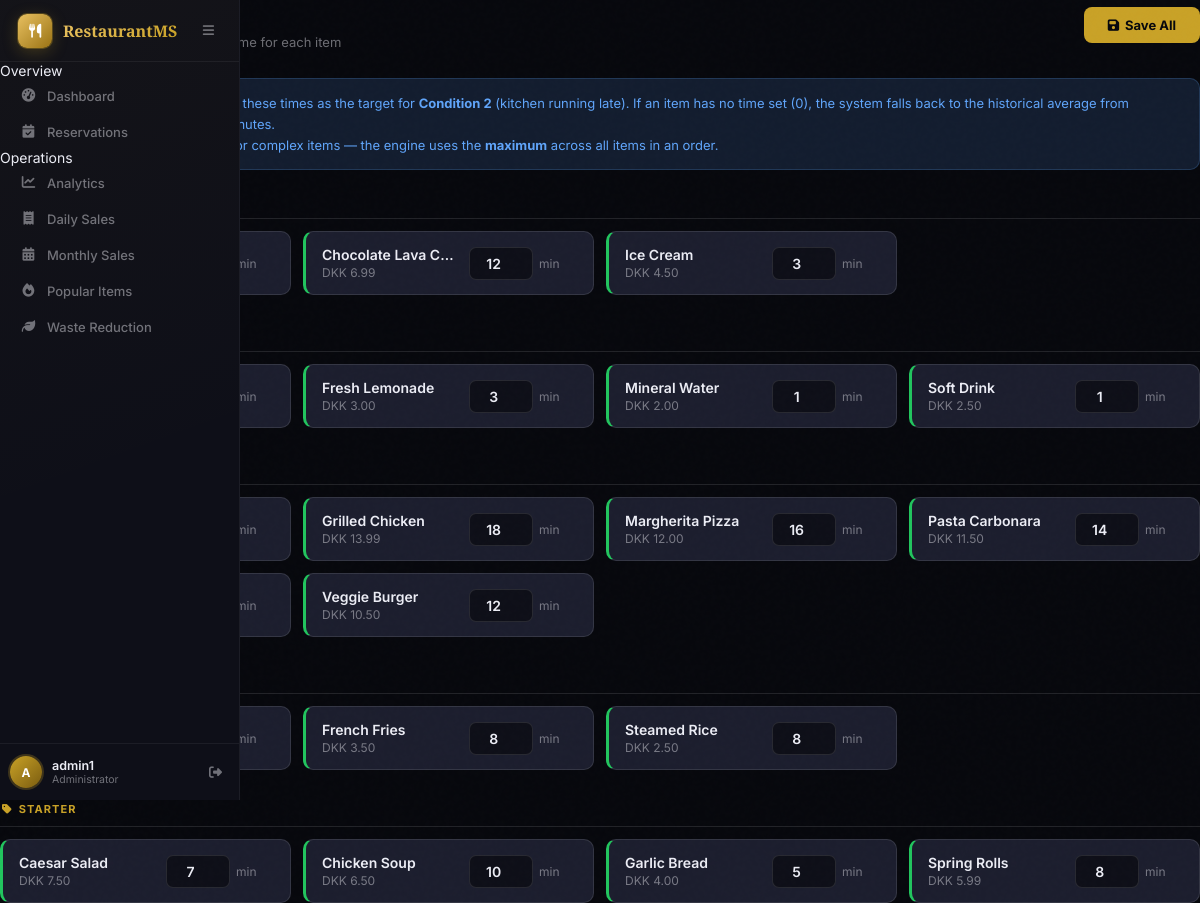
The app's page /admin/menu_prep_times.php (signed in) with its own data.
### tables this page shows
CREATE TABLE IF NOT EXISTS menu_items (
    id                INT            NOT NULL AUTO_INCREMENT PRIMARY KEY,
    name              VARCHAR(150)   NOT NULL,
    category          VARCHAR(100)   NOT NULL DEFAULT '',
    description       TEXT           NULL,
    image             VARCHAR(255)   NULL,
    price             DECIMAL(10,2)  NOT NULL DEFAULT 0.00,
    prep_time_minutes INT            NOT NULL DEFAULT 0,
    created_at        TIMESTAMP      NOT NULL DEFAULT CURRENT_TIMESTAMP
);

### admin/menu_prep_times.php (the view, shortened to what this page needs)
<?php
include("../config/db.php");
$items_q = $conn->query("
    SELECT id, name, category, price, prep_time_minutes
    FROM menu_items
    ORDER BY category ASC, name ASC
");
$categories = [];
while ($r = $items_q->fetch_assoc()) {
    $categories[$r['category']][] = $r;
}
?>
<!DOCTYPE html>
<html lang="en">
<head>
<?php include('includes/admin_styles.php'); ?>
</head>
<body>
<?php include('includes/sidebar.php'); ?>
<main class="main-content">
<div class="pt-header">
  <div>
    <div class="pt-title">Menu Prep Times</div>
    <div class="pt-subtitle">Set the expected kitchen preparation time for each item</div>
  </div>
  <form method="post">
    <button type="submit" class="btn-bulk-save"><i class="fa-solid fa-floppy-disk" style="margin-right:6px"></i>Save All</button>
  </form>
</div>
<div class="pt-info-card">
  <span>
    The service quality engine uses these times as the target for <strong>Condition 2</strong>
    (kitchen running late). If an item has no time set (0), the system falls back to the
    historical average from completed orders, then to 15 minutes.
    <br>Set the longest expected time for complex items — the engine uses the <strong>maximum</strong>
    across all items in an order.
  </span>
</div>
<form method="post">
<?php foreach ($categories as $cat => $items): ?>
<div class="category-block">
  <div class="category-label"><i class="fa-solid fa-tag" style="margin-right:6px"></i><?php echo htmlspecialchars($cat ?: 'Uncategorised'); ?></div>
  <div class="item-grid">
    <?php foreach ($items as $item): ?>
    <?php $has_t = (int)$item['prep_time_minutes'] > 0; ?>
    <div class="item-card <?php echo $has_t ? 'has-time' : ''; ?>" id="card-<?php echo $item['id']; ?>">
      <div class="item-info">
        <div class="item-name" title="<?php echo htmlspecialchars($item['name']); ?>"><?php echo htmlspecialchars($item['name']); ?></div>
        <div class="item-price">DKK <?php echo number_format((float)$item['price'], 2); ?></div>
      </div>
      <div class="pt-input-wrap">
        <input
          type="number"
          name="prep_times[<?php echo $item['id']; ?>]"
          class="pt-input"
          value="<?php echo (int)$item['prep_time_minutes']; ?>"
          min="0" max="300" step="1"
          data-id="<?php echo $item['id']; ?>"
          placeholder="0"
          title="Prep time in minutes (0 = auto)"
        >
        <span class="pt-unit">min</span>
      </div>
    </div>
    <?php endforeach; ?>
  </div>
</div>
<?php endforeach; ?>
</form>
</main>
</body>
</html>

### admin/includes/admin_styles.php (style rules this page uses)
*, *::before, *::after { box-sizing: border-box; margin: 0; padding: 0; }
:root { --bg: #07080d; --surface: #0e0f18; --surface2: #14162080; --surface3: #1c1e2e; --border: rgba(255,255,255,0.06); --border2: rgba(255,255,255,0.11); --gold: #c9a227; --gold2: #e8c060; --gold-glow: rgba(201,162,39,0.18); --text: #ecedf5; --muted: rgba(232,233,240,0.45); --muted2: rgba(232,233,240,0.2); --green: #22c55e; --green-dim: rgba(34,197,94,0.14); --red: #ef4444; --red-dim: rgba(239,68,68,0.14); --blue: #60a5fa; --blue-dim: rgba(96,165,250,0.14); --orange: #f97316; --orange-dim:rgba(249,115,22,0.14); --purple: #a78bfa; --sidebar-w: 240px; --sidebar-sm: 64px; --topbar-h: 62px; --r: 14px; --r-sm: 9px; }
html, body { height: 100%; }
body { font-family: 'Inter', sans-serif; background: var(--bg); color: var(--text); display: flex; overflow: hidden; font-size: 14px; -webkit-font-smoothing: antialiased; }
body::before { content: ''; position: fixed; inset: 0; z-index: 0; pointer-events: none; opacity: .45; }

### admin/menu_prep_times.php (style rules this page uses)
.pt-header { display: flex; align-items: center; justify-content: space-between; margin-bottom: 28px; flex-wrap: wrap; gap: 16px; }
.pt-title { font-size: 22px; font-weight: 700; color: var(--text); font-family: 'Playfair Display', serif; }
.pt-subtitle { font-size: 13px; color: var(--muted); margin-top: 4px; }
.pt-info-card { background: var(--blue-dim); border: 1px solid rgba(96,165,250,0.2); border-radius: 10px; padding: 14px 18px; margin-bottom: 24px; display: flex; gap: 12px; align-items: flex-start; font-size: 13px; color: var(--blue); line-height: 1.6; }
.category-block { margin-bottom: 32px; }
.category-label { font-size: 11px; font-weight: 700; text-transform: uppercase; letter-spacing: .1em; color: var(--gold); padding: 0 0 10px 2px; border-bottom: 1px solid var(--border2); margin-bottom: 12px; }
.item-grid { display: grid; grid-template-columns: repeat(auto-fill, minmax(280px, 1fr)); gap: 12px; }
.item-card { background: var(--surface3); border: 1px solid var(--border2); border-radius: 10px; padding: 14px 16px; display: flex; align-items: center; gap: 14px; transition: border-color .2s; }
.item-card.has-time { border-left: 3px solid var(--green); }
.item-info { flex: 1; min-width: 0; }
.item-name { font-size: 14px; font-weight: 600; color: var(--text); white-space: nowrap; overflow: hidden; text-overflow: ellipsis; }
.item-price { font-size: 12px; color: var(--muted); margin-top: 2px; }
.pt-input-wrap { display: flex; align-items: center; gap: 6px; flex-shrink: 0; }
.pt-input { width: 64px; padding: 7px 10px; border-radius: 7px; border: 1px solid var(--border2); background: var(--surface); color: var(--text); font-size: 14px; font-weight: 600; text-align: center; font-family: inherit; transition: border-color .2s, box-shadow .2s; }
.pt-unit { font-size: 12px; color: var(--muted); }
.btn-bulk-save { padding: 10px 24px; border-radius: 8px; border: none; background: var(--gold); color: #07080d; font-size: 13px; font-weight: 700; cursor: pointer; font-family: inherit; transition: background .2s; }

### records on screen
menu_items: name "Chocolate Lava C…", price "6.99", prep_time_minutes "12"
menu_items: name "Ice Cream", price "4.50", prep_time_minutes "3"
menu_items: name "Fresh Lemonade", price "3.00", prep_time_minutes "3"
menu_items: name "Mineral Water", price "2.00", prep_time_minutes "1"
menu_items: name "Soft Drink", price "2.50", prep_time_minutes "1"
menu_items: name "Grilled Chicken", price "13.99", prep_time_minutes "18"
menu_items: name "Margherita Pizza", price "12.00", prep_time_minutes "16"
menu_items: name "Pasta Carbonara", price "11.50", prep_time_minutes "14"
menu_items: name "Veggie Burger", price "10.50", prep_time_minutes "12"
menu_items: name "French Fries", price "3.50", prep_time_minutes "8"
menu_items: name "Steamed Rice", price "2.50", prep_time_minutes "8"
menu_items: name "Caesar Salad", price "7.50", prep_time_minutes "7"
menu_items: name "Chicken Soup", price "6.50", prep_time_minutes "10"
menu_items: name "Garlic Bread", price "4.00", prep_time_minutes "5"
menu_items: name "Spring Rolls", price "5.99", prep_time_minutes "8"

### other values on screen
$label "Dashboard Reservations Analytics Daily Sales Monthly Sales Popular Items Waste Reduction"
substr($_SESSION['user']['username'],0,1) "A"
$_SESSION['user']['username'] "admin1"
$cat ?: 'Uncategorised' "STARTER"
